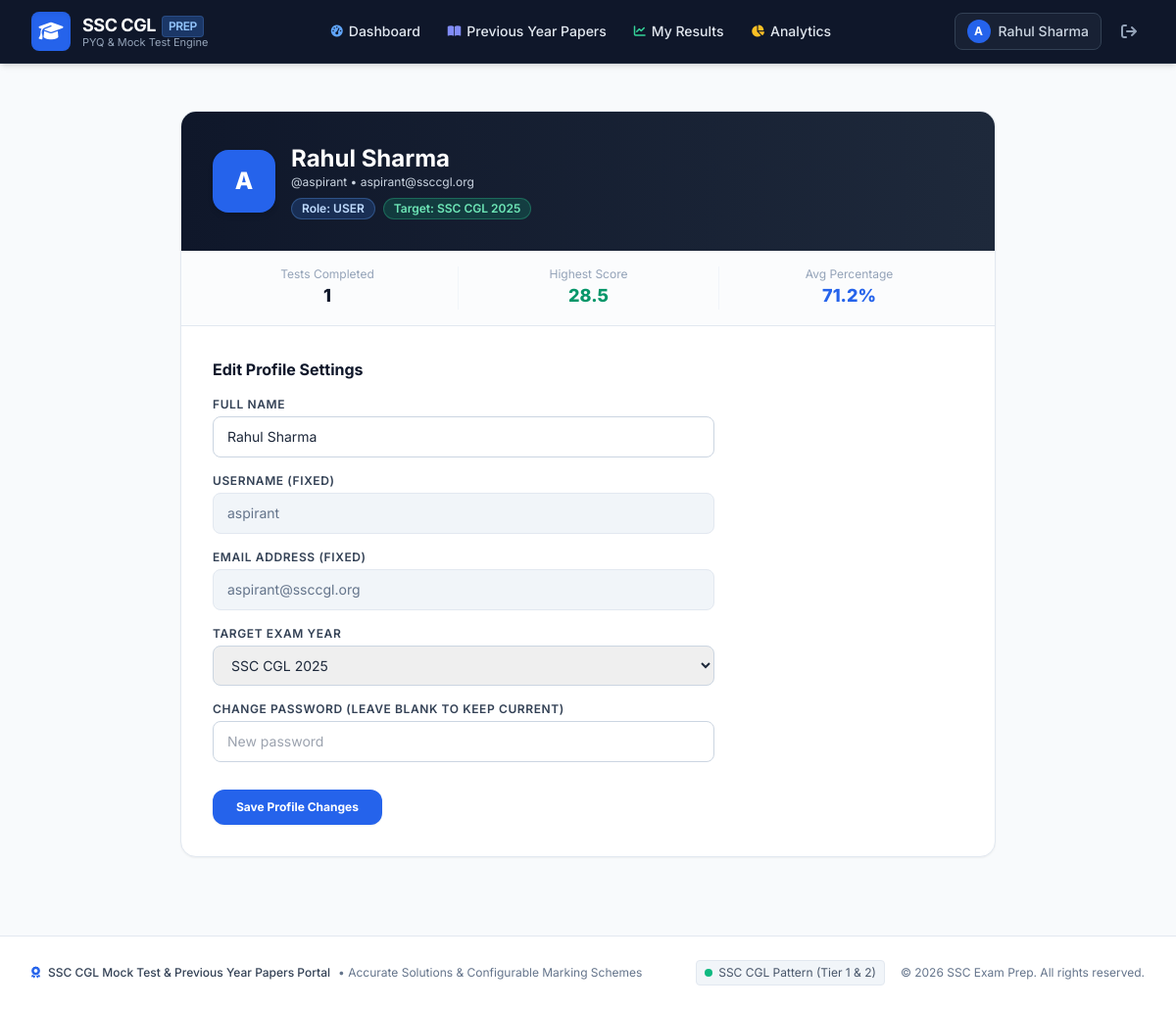
Screenshot of /profile (signed in) with the database file from the repository.
### tables this page shows
CREATE TABLE users (
        id INTEGER PRIMARY KEY AUTOINCREMENT,
        username TEXT UNIQUE NOT NULL,
        email TEXT UNIQUE NOT NULL,
        password_hash TEXT NOT NULL,
        role TEXT DEFAULT 'user',
        full_name TEXT NOT NULL,
        target_year INTEGER DEFAULT 2025,
        created_at TIMESTAMP DEFAULT CURRENT_TIMESTAMP
    , last_login TIMESTAMP);

### app.py (the view, shortened to what this page needs)
@app.route('/profile', methods=['GET', 'POST'])
@login_required
def profile():
    user_id = session['user_id']
    conn = get_db()
    cursor = conn.cursor()
    cursor.execute("SELECT * FROM users WHERE id = ?", (user_id,))
    user = cursor.fetchone()
    cursor.execute("""
    SELECT
        COUNT(*) as total_attempts,
        COALESCE(MAX(final_score), 0) as best_score,
        COALESCE(AVG(percentage), 0) as avg_pct
    FROM test_attempts
    WHERE user_id = ? AND status = 'completed'
    """, (user_id,))
    stats = cursor.fetchone()
    conn.close()
    return render_template('profile.html', user=user, stats=stats)

### app.py (called while the page is built)
def login_required(f):
    @wraps(f)
    def decorated_function(*args, **kwargs):
        if 'user_id' not in session:
            flash('Please log in to access this page.', 'warning')
            return redirect(url_for('login', next=request.url))
        return f(*args, **kwargs)
    return decorated_function

@app.context_processor
def inject_user():
    user = None
    if 'user_id' in session:
        conn = get_db()
        cursor = conn.cursor()
        cursor.execute("SELECT id, username, email, role, full_name FROM users WHERE id = ?", (session['user_id'],))
        user = cursor.fetchone()
        conn.close()
    return dict(current_user=user, current_year=datetime.now().year)

### database.py (called while the page is built)
def get_db():
    conn = sqlite3.connect(DB_PATH, timeout=20.0)
    conn.row_factory = sqlite3.Row
    conn.execute("PRAGMA foreign_keys = ON")
    conn.execute("PRAGMA journal_mode = WAL")
    return conn

### templates/profile.html (shortened to what this page needs)
{% extends "base.html" %}
{% block content %}
<div class="max-w-4xl mx-auto px-4 sm:px-6 lg:px-8 py-8">
    <div class="bg-white rounded-2xl border border-slate-200 shadow-sm overflow-hidden">
        <div class="p-6 sm:p-8 bg-gradient-to-r from-ssc-900 to-slate-800 text-white flex items-center space-x-4">
            <div class="w-16 h-16 rounded-2xl bg-blue-600 flex items-center justify-center font-extrabold text-2xl text-white shadow-md uppercase">
                {{ user.username[0] }}
            </div>
            <div>
                <h1 class="text-2xl font-bold">{{ user.full_name }}</h1>
                <p class="text-xs text-slate-300">@{{ user.username }} • {{ user.email }}</p>
                <div class="mt-2 flex items-center space-x-2">
                    <span class="px-2.5 py-0.5 rounded-full bg-blue-500/20 text-blue-200 border border-blue-400/30 text-xs font-semibold">
                        Role: {{ user.role|upper }}
                    </span>
                    <span class="px-2.5 py-0.5 rounded-full bg-emerald-500/20 text-emerald-300 border border-emerald-400/30 text-xs font-semibold">
                        Target: SSC CGL {{ user.target_year or 2025 }}
                    </span>
                </div>
            </div>
        </div>
        <div class="grid grid-cols-3 divide-x divide-slate-100 border-b border-slate-200 bg-slate-50/50 p-4 text-center">
            <div>
                <span class="text-slate-400 text-xs block">Tests Completed</span>
                <span class="font-extrabold text-slate-900 text-lg">{{ stats.total_attempts or 0 }}</span>
            </div>
            <div>
                <span class="text-slate-400 text-xs block">Highest Score</span>
                <span class="font-extrabold text-emerald-600 text-lg">{{ stats.best_score or 0 }}</span>
            </div>
            <div>
                <span class="text-slate-400 text-xs block">Avg Percentage</span>
                <span class="font-extrabold text-blue-600 text-lg">{{ "%.1f"|format(stats.avg_pct or 0) }}%</span>
            </div>
        </div>
        <div class="p-6 sm:p-8">
            <h3 class="font-bold text-slate-900 text-base mb-4">Edit Profile Settings</h3>
            <form action="{{ url_for('profile') }}" method="POST" class="space-y-4 max-w-lg">
                <div>
                    <label class="block text-xs font-semibold text-slate-700 uppercase tracking-wider mb-1">Full Name</label>
                    <input type="text" name="full_name" value="{{ user.full_name }}" required
                           class="w-full px-3.5 py-2.5 border border-slate-300 rounded-lg text-sm focus:ring-2 focus:ring-blue-600">
                </div>
                <div>
                    <label class="block text-xs font-semibold text-slate-700 uppercase tracking-wider mb-1">Username (Fixed)</label>
                    <input type="text" value="{{ user.username }}" disabled
                           class="w-full px-3.5 py-2.5 border border-slate-200 bg-slate-100 text-slate-500 rounded-lg text-sm">
                </div>
                <div>
                    <label class="block text-xs font-semibold text-slate-700 uppercase tracking-wider mb-1">Email Address (Fixed)</label>
                    <input type="email" value="{{ user.email }}" disabled
                           class="w-full px-3.5 py-2.5 border border-slate-200 bg-slate-100 text-slate-500 rounded-lg text-sm">
                </div>
                <div>
                    <label class="block text-xs font-semibold text-slate-700 uppercase tracking-wider mb-1">Target Exam Year</label>
                    <select name="target_year" class="w-full px-3.5 py-2.5 border border-slate-300 rounded-lg text-sm focus:ring-2 focus:ring-blue-600">
                        <option value="2025" {% if user.target_year == 2025 %}selected{% endif %}>SSC CGL 2025</option>
                    </select>
                </div>
                <div>
                    <label class="block text-xs font-semibold text-slate-700 uppercase tracking-wider mb-1">Change Password (Leave blank to keep current)</label>
                    <input type="password" name="new_password" placeholder="New password" minlength="6"
                           class="w-full px-3.5 py-2.5 border border-slate-300 rounded-lg text-sm focus:ring-2 focus:ring-blue-600">
                </div>
                <div class="pt-3">
                    <button type="submit" class="px-6 py-2.5 bg-blue-600 hover:bg-blue-700 text-white text-xs font-bold rounded-xl shadow-sm transition-colors">
                        Save Profile Changes
                    </button>
                </div>
            </form>
        </div>
    </div>
</div>
{% endblock %}

### templates/base.html (shortened to what this page needs)
<!DOCTYPE html>
<html lang="en" class="h-full bg-slate-50">
<head>
    <script src="https://cdn.tailwindcss.com"></script>
    <link rel="stylesheet" href="https://cdnjs.cloudflare.com/ajax/libs/font-awesome/6.4.0/css/all.min.css">
    <link rel="stylesheet" href="{{ url_for('static', filename='css/style.css') }}">
</head>
<body class="flex flex-col min-h-screen text-slate-800 bg-slate-50 antialiased selection:bg-blue-600 selection:text-white">
    <header class="sticky top-0 z-40 bg-ssc-900 border-b border-slate-800 text-white shadow-md">
        <div class="max-w-7xl mx-auto px-4 sm:px-6 lg:px-8">
            <div class="flex items-center justify-between h-16">
                <div class="flex items-center space-x-3">
                    <a href="{{ url_for('dashboard') if current_user else url_for('index') }}" class="flex items-center space-x-3 group">
                        <div class="w-10 h-10 rounded-lg bg-blue-600 flex items-center justify-center text-white shadow-inner group-hover:bg-blue-500 transition-colors">
                            <i class="fa-solid fa-graduation-cap text-xl"></i>
                        </div>
                        <div>
                            <div class="font-bold text-lg leading-tight tracking-tight flex items-center space-x-1.5">
                                <span>SSC CGL</span>
                                <span class="text-xs bg-blue-500/30 text-blue-300 font-semibold px-1.5 py-0.5 rounded border border-blue-400/20">PREP</span>
                            </div>
                            <p class="text-[11px] text-slate-400 font-normal leading-none">PYQ & Mock Test Engine</p>
                        </div>
                    </a>
                </div>
                {% if current_user %}
                <nav class="hidden md:flex items-center space-x-1 text-sm font-medium">
                    <a href="{{ url_for('dashboard') }}" class="px-3 py-2 rounded-md hover:bg-slate-800 text-slate-200 hover:text-white transition-colors flex items-center space-x-1.5 ">
                        <i class="fa-solid fa-gauge-high text-xs text-blue-400"></i>
                        <span>Dashboard</span>
                    </a>
                    <a href="{{ url_for('papers') }}" class="px-3 py-2 rounded-md hover:bg-slate-800 text-slate-200 hover:text-white transition-colors flex items-center space-x-1.5 ">
                        <i class="fa-solid fa-book-open text-xs text-indigo-400"></i>
                        <span>Previous Year Papers</span>
                    </a>
                    <a href="{{ url_for('my_results') }}" class="px-3 py-2 rounded-md hover:bg-slate-800 text-slate-200 hover:text-white transition-colors flex items-center space-x-1.5 ">
                        <i class="fa-solid fa-chart-line text-xs text-emerald-400"></i>
                        <span>My Results</span>
                    </a>
                    <a href="{{ url_for('analytics') }}" class="px-3 py-2 rounded-md hover:bg-slate-800 text-slate-200 hover:text-white transition-colors flex items-center space-x-1.5 ">
                        <i class="fa-solid fa-chart-pie text-xs text-amber-400"></i>
                        <span>Analytics</span>
                    </a>
                </nav>
                <div class="hidden md:flex items-center space-x-3">
                    <a href="{{ url_for('profile') }}" class="flex items-center space-x-2 text-sm text-slate-300 hover:text-white bg-slate-800/60 px-3 py-1.5 rounded-lg border border-slate-700 hover:border-slate-600 transition-all">
                        <div class="w-6 h-6 rounded-full bg-blue-600 flex items-center justify-center text-xs font-bold text-white uppercase">
                            {{ current_user.username[0] }}
                        </div>
                        <span class="max-w-[120px] truncate font-medium">{{ current_user.full_name }}</span>
                    </a>
                    <a href="{{ url_for('logout') }}" title="Logout" class="text-slate-400 hover:text-rose-400 p-2 rounded-lg hover:bg-slate-800 transition-colors">
                        <i class="fa-solid fa-arrow-right-from-bracket"></i>
                    </a>
                </div>
                {% endif %}
            </div>
        </div>
    </header>
    <main class="flex-grow">
        {% block content %}{% endblock %}
    </main>
    <footer class="bg-white border-t border-slate-200 text-slate-500 text-xs py-6 mt-12">
        <div class="max-w-7xl mx-auto px-4 sm:px-6 lg:px-8 flex flex-col md:flex-row items-center justify-between gap-4">
            <div class="flex items-center space-x-2">
                <i class="fa-solid fa-award text-blue-600"></i>
                <span class="font-medium text-slate-700">SSC CGL Mock Test & Previous Year Papers Portal</span>
                <span>• Accurate Solutions & Configurable Marking Schemes</span>
            </div>
            <div class="flex items-center space-x-4">
                <span class="inline-flex items-center gap-1.5 px-2 py-1 rounded bg-slate-100 text-slate-600 border border-slate-200">
                    <span class="w-2 h-2 rounded-full bg-emerald-500"></span>
                    <span>SSC CGL Pattern (Tier 1 & 2)</span>
                </span>
                <span>© {{ current_year }} SSC Exam Prep. All rights reserved.</span>
            </div>
        </div>
    </footer>
</body>
</html>

### templates/base.html (style rules this page uses)
body { font-family: 'Inter', sans-serif; }

### rows the page displays
users: username "A", full_name "Rahul Sharma", username "aspirant", email "aspirant@ssccgl.org", role "USER", target_year "2025", target_year "SSC CGL 2025"

### other values shown
{{ stats.total_attempts or 0 }} "1"
{{ stats.best_score or 0 }} "28.5"
{{ "%.1f"|format(stats.avg_pct or 0) }} "71.2"
